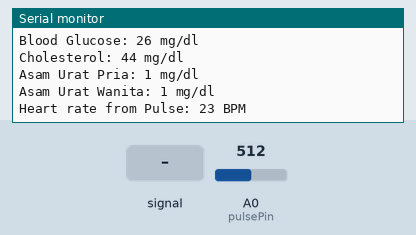
The sketch below on a simulated ESP8266 (NodeMCU). Shown: the last lines printed to the serial monitor. Inputs (shaded band) come from the test bench; at power-on: A0 (pulsePin) = 512. WiFi joins after 1.5 s; servers stay silent unless stated.

Above: at 3.5 s.
3.6 s: A0 (pulsePin) fed a 200 Hz sine of ±81 counts around its level
At 5.0 s:
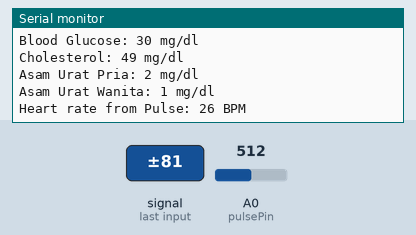
5.1 s: A0 (pulsePin) set to 716
At 6.0 s:
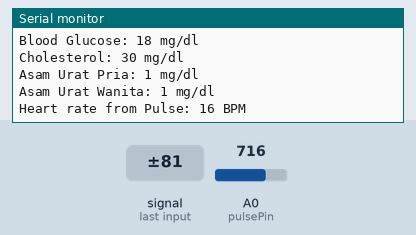
6.6 s: A0 (pulsePin) fed a 1000 Hz sine of ±255 counts around its level
At 7.6 s:
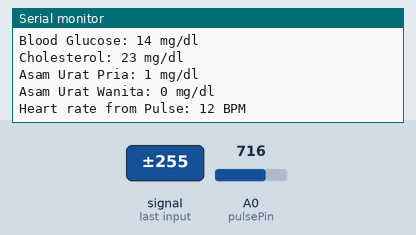
8.1 s: A0 (pulsePin) set to 900
At 9.3 s:
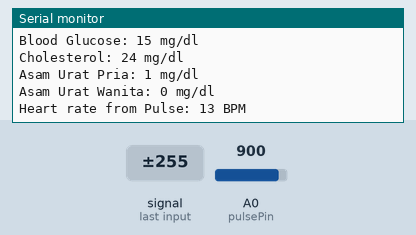
Timing chart, 0 to 10.6 s (numbered marks = the images above; inputs shaded):
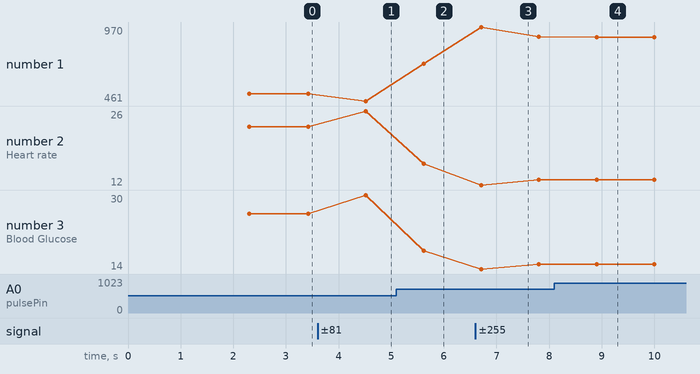

The sketch:

Arduino_SEMAR.ino
```cpp
#define BLYNK_TEMPLATE_ID "TMPL6YZS6x4FW"
#define BLYNK_TEMPLATE_NAME "SEMAR"
#define BLYNK_AUTH_TOKEN "Z2rxBeMHjztCVC3ijJyuSuF8meTTr69y"
#define BLYNK_PRINT Serial

#include <ESP8266WiFi.h>
#include <WiFiClient.h>
#include <BlynkSimpleEsp8266.h>

const int pulsePin = A0; // Pin for pulse sensor, you can change
const float refVolt = 5.0;
int pulseValue;
int pulseBpm, bloodGlucose, cholesterol, asamUratPria, asamUratWanita;

// Blynk authentication
char auth[] = "fill with your blynk auth";
char ssid[] = "fill with your wifi";
char pass[] = "fill with your password wifi";
BlynkTimer timer;

void setup() {
  Serial.begin(9600);

  WiFi.begin(ssid, pass);
  while (WiFi.status() != WL_CONNECTED) {
    delay(1000);
    Serial.println("Connecting to WiFi...");
  }
  Serial.println("Connected to WiFi");

  Blynk.begin(auth, ssid, pass);
  while (!Blynk.connected()) {
    Serial.println("Connecting to Blynk...");
    delay(1000);
  }
  Serial.println("Connected to Blynk");

  pinMode(pulsePin, INPUT);
}

void loop() {
  pulseValue = analogRead(pulsePin);
  pulseBpm = 12000 / pulseValue;

  Serial.println(pulseValue);
  bloodGlucose = (pulseBpm * 140) / 120;
  cholesterol = (pulseBpm * 230) / 120;
  asamUratPria = (pulseBpm * 10) / 120;
  asamUratWanita = (pulseBpm * 8) / 120;


    Serial.print("Heart rate: ");
    Serial.print(pulseBpm);
    Serial.println(" BPM");

    Serial.print("Blood Glucose: ");
    Serial.print(bloodGlucose);
    Serial.println(" mg/dl");

    Serial.print("Cholesterol: ");
    Serial.print(cholesterol);
    Serial.println(" mg/dl");

    Serial.print("Asam Urat Pria: ");
    Serial.print(asamUratPria);
    Serial.println(" mg/dl");

    Serial.print("Asam Urat Wanita: ");
    Serial.print(asamUratWanita);
    Serial.println(" mg/dl");

    Blynk.virtualWrite(V0, pulseBpm);
    Blynk.virtualWrite(V1, bloodGlucose);
    Blynk.virtualWrite(V2, cholesterol);
    Blynk.virtualWrite(V3, asamUratPria);
    Blynk.virtualWrite(V4, asamUratWanita);

    //for debugging in your IDE
    String messagePulse = "Heart rate from Pulse: " + String(pulseBpm) + " BPM";
    String glucose = "Blood glucose from Pulse: " + String((pulseBpm * 140) / 120) + " mg/dl";
    Serial.println(messagePulse);
    delay(1000);

  Blynk.run();
}
```

Measured:
- after the input at 3.6 s, the serial monitor: prints a new line after 0.92 s (image 1)
- after the input at 5.1 s, the serial monitor: prints a new line after 0.51 s (image 2)
- after the input at 6.6 s, the serial monitor: prints a new line after 0.11 s (image 3)
- after the input at 8.1 s, the serial monitor: prints a new line after 0.80 s (image 4)
- plotted number 1: 512 → 461 after the input at 3.6 s, 461 → 716 after the input at 5.1 s, 716 → 902 after the input at 6.6 s, 902 → 900 after the input at 8.1 s
- plotted number 2: 26 → 16 after the input at 5.1 s, 16 → 13 after the input at 6.6 s
- plotted number 3: 26 → 30 after the input at 3.6 s, 30 → 18 after the input at 5.1 s, 18 → 15 after the input at 6.6 s
